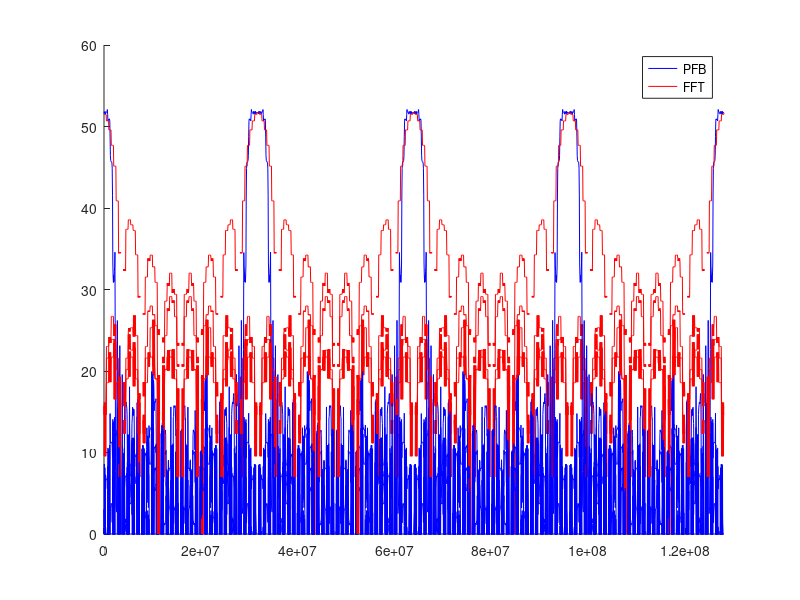
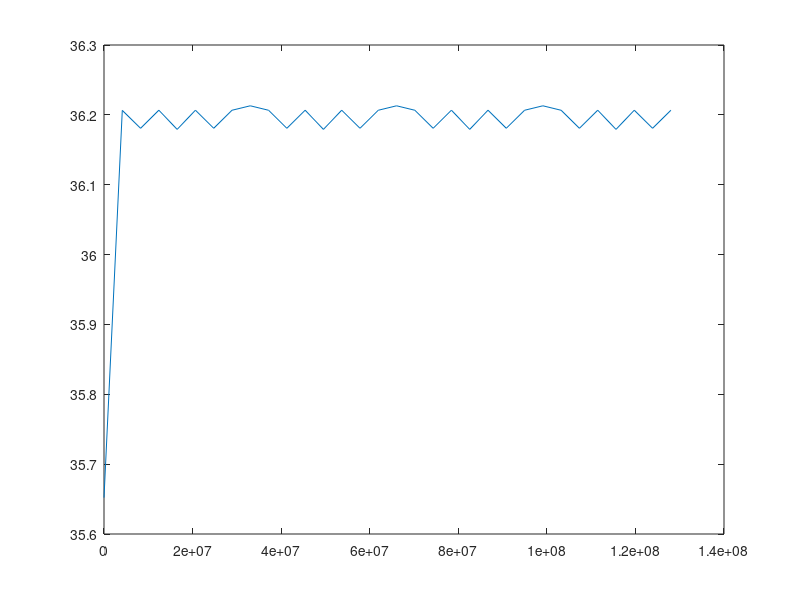

Write MATLAB code to recreate these figures, in order.
clearvars;
% Specturm data contains interleaved power spectrum data, XX, YY, XY, YX

% Open and read spec data
% pfb off.
f = fopen('fft_spec.dat', 'r');
fft_data = fread(f, 'float');
fclose(f);

% Open and read spec data -p
% pfb on
f = fopen('pfb_spec.dat', 'r');
pfb_data = fread(f, 'float');
fclose(f);

% filter specs
fs = 256e6;
nfft = 32;
series = nfft*4;
freqs = linspace(0,fs/2,nfft);
rows = length(fft_data)/series;

XX_fft = zeros(rows, nfft);
XX_pfb = zeros(rows, nfft);

for i=1:rows    
    % Accumulate matrix of fft data
    chunk = fft_data((i-1)*series+1:i*series);
    XX_fft(i,:) = chunk(1:4:4*nfft);
    %Accumulate matrix of pfb data
    chunk = pfb_data((i-1)*series+1:i*series);
    XX_pfb(i,:) = chunk(1:4:4*nfft);
end

%filter response comparison plot - plots 8 responses
figure; hold on;
for i=1:8:nfft
    plot(linspace(0,fs/2,length(XX_pfb)), 10*log10(XX_pfb(:,i)), '-b');
    plot(linspace(0,fs/2,length(XX_fft)), 10*log10(XX_fft(:,i)), '-r');
end

xlim([0, fs/2]); ylim([0, 60]);
legend('PFB', 'FFT');

% show accumulated power over all freq.
XX_pfb_mean = mean(XX_pfb,1);
figure;
plot(freqs, 10*log10(XX_pfb_mean));